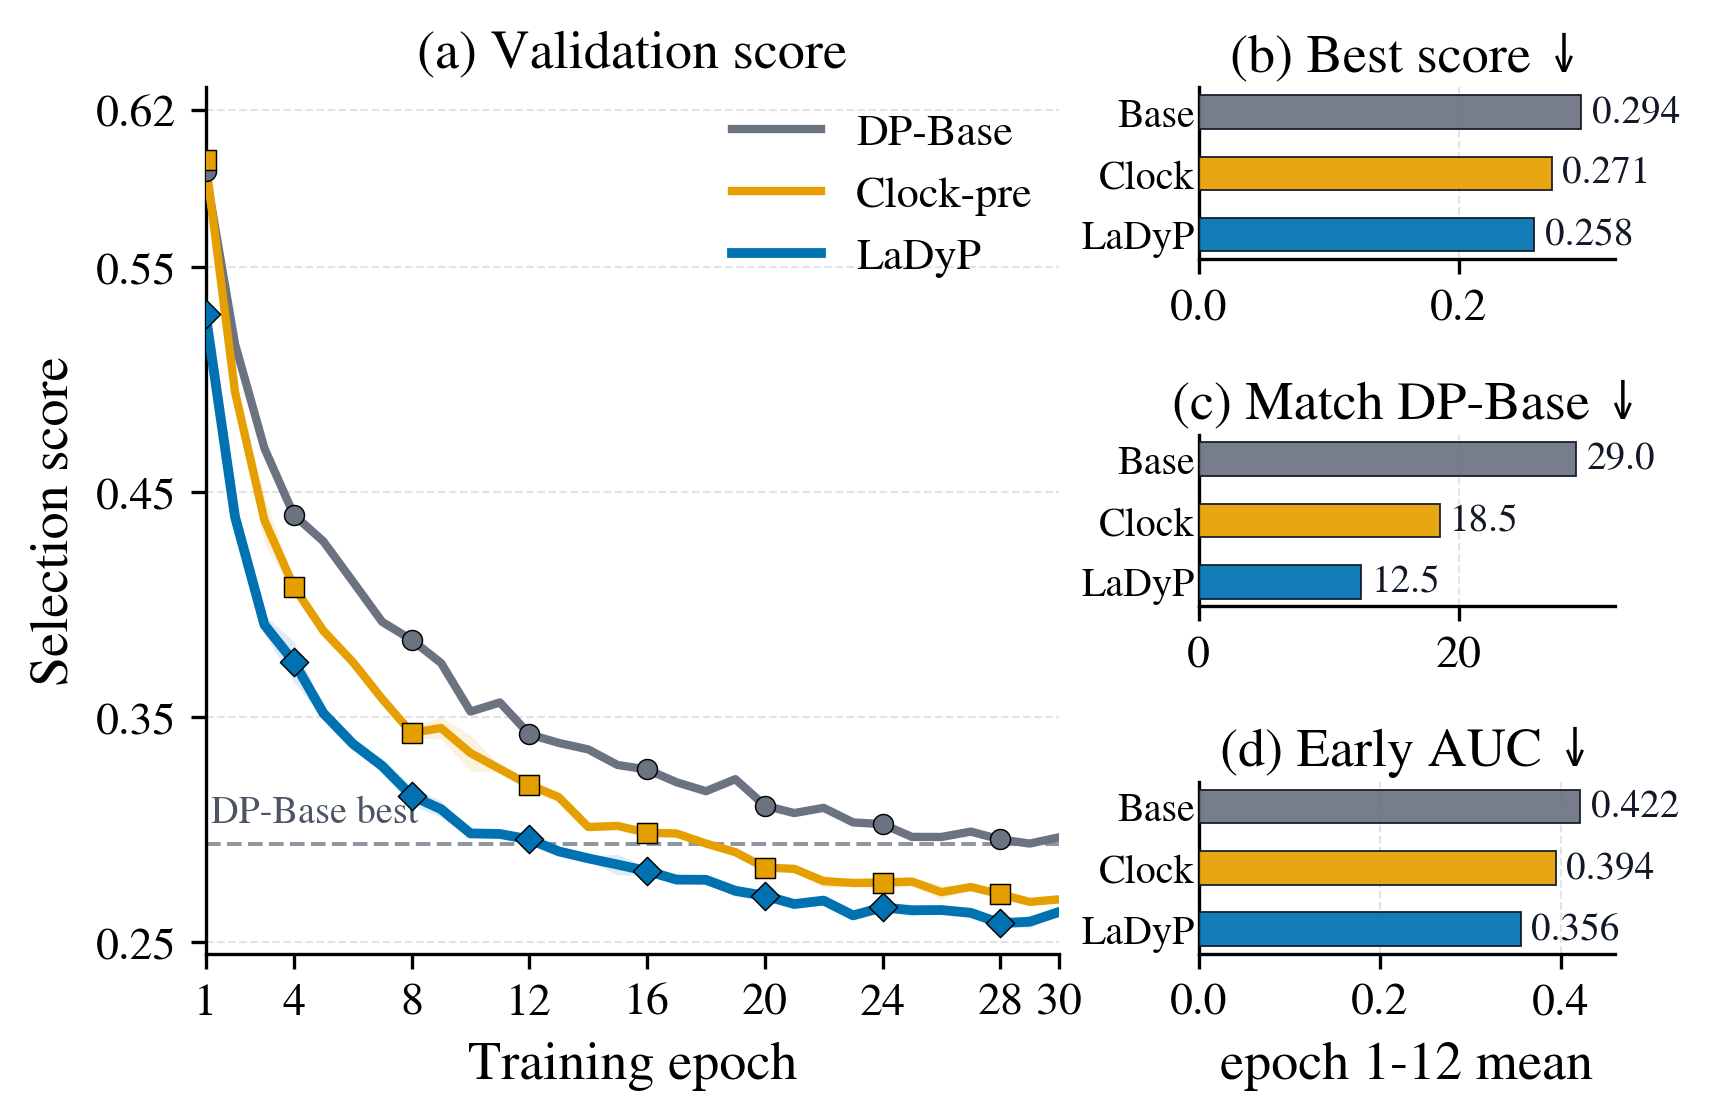

Generate this figure with Python:
from pathlib import Path
import json

import matplotlib.pyplot as plt
import numpy as np

from plot_style import apply_paper_style


OUT_DIR = Path(__file__).resolve().parent
OUT_NAME = "training_convergence"
DATA_PATH = OUT_DIR / f"{OUT_NAME}_data.json"

METHODS = ["DP-Base", "Clock-pre", "LaDyP"]
SHORT_METHOD_LABELS = {
    "DP-Base": "Base",
    "Clock-pre": "Clock",
    "LaDyP": "LaDyP",
}
COLORS = {
    "DP-Base": "#6B7280",
    "Clock-pre": "#E69F00",
    "LaDyP": "#0072B2",
}
MARKERS = {
    "DP-Base": "o",
    "Clock-pre": "s",
    "LaDyP": "D",
}

PANEL_TITLE_SIZE = 13.0
AXIS_LABEL_SIZE_LOCAL = 13.0
TICK_LABEL_SIZE_LOCAL = 11.0
RIGHT_TICK_LABEL_SIZE = 9.6
LEGEND_SIZE_LOCAL = 10.6
ANNOTATION_SIZE_LOCAL = 9.4
NOTE_SIZE_LOCAL = 9.2


def set_style():
    apply_paper_style(
        {
            "font.size": 11.0,
            "axes.labelsize": AXIS_LABEL_SIZE_LOCAL,
            "axes.titlesize": PANEL_TITLE_SIZE,
            "legend.fontsize": LEGEND_SIZE_LOCAL,
            "xtick.labelsize": TICK_LABEL_SIZE_LOCAL,
            "ytick.labelsize": TICK_LABEL_SIZE_LOCAL,
        }
    )


def load_data():
    with DATA_PATH.open("r") as f:
        return json.load(f)


def draw_curve(ax, data):
    epochs = np.asarray(data["epochs"], dtype=float)
    base_best = float(data["base_best_selection_score"])

    for method in METHODS:
        summary = data["summary"][method]
        mean = np.asarray(summary["curve_mean"], dtype=float)
        low = np.asarray(summary["curve_min"], dtype=float)
        high = np.asarray(summary["curve_max"], dtype=float)
        color = COLORS[method]

        if summary["num_runs"] > 1:
            ax.fill_between(epochs, low, high, color=color, alpha=0.13, linewidth=0)
        ax.plot(
            epochs,
            mean,
            color=color,
            linewidth=2.35 if method == "LaDyP" else 2.0,
            label=method,
            zorder=4 if method == "LaDyP" else 3,
        )
        mark_epochs = [1, 4, 8, 12, 16, 20, 24, 28]
        mark_x, mark_y = [], []
        for ep in mark_epochs:
            idx = int(ep - 1)
            if idx < len(mean) and np.isfinite(mean[idx]):
                mark_x.append(ep)
                mark_y.append(mean[idx])
        ax.scatter(
            mark_x,
            mark_y,
            color=color,
            marker=MARKERS[method],
            s=23,
            edgecolor="black",
            linewidth=0.35,
            zorder=5,
        )

    ax.axhline(
        base_best,
        color=COLORS["DP-Base"],
        linewidth=0.95,
        linestyle="--",
        alpha=0.75,
        zorder=1,
    )
    ax.text(
        1.2,
        base_best + 0.006,
        "DP-Base best",
        color="#4B5563",
        fontsize=NOTE_SIZE_LOCAL,
        va="bottom",
    )

    ax.set_title("(a) Validation score", fontsize=PANEL_TITLE_SIZE, fontweight="normal", pad=5)
    ax.set_xlabel("Training epoch", fontsize=AXIS_LABEL_SIZE_LOCAL)
    ax.set_ylabel("Selection score", fontsize=AXIS_LABEL_SIZE_LOCAL)
    ax.set_xlim(1, 30)
    ax.set_ylim(0.245, 0.63)
    ax.set_xticks([1, 4, 8, 12, 16, 20, 24, 28, 30])
    ax.set_yticks([0.25, 0.35, 0.45, 0.55, 0.62])
    ax.grid(axis="y", linestyle="--", linewidth=0.5, alpha=0.35)
    ax.tick_params(axis="both", labelsize=TICK_LABEL_SIZE_LOCAL)
    ax.legend(frameon=False, loc="upper right", borderaxespad=0.2, fontsize=LEGEND_SIZE_LOCAL)


def value_with_runs(summary, key):
    values = summary.get(key + "_runs", [])
    mean = summary[key + "_mean"]
    return mean, values


def draw_summary_bars(ax, data, title, key, xlim, fmt, xlabel=None):
    y = np.arange(len(METHODS))
    vals = [float(data["summary"][method][key]) for method in METHODS]
    for yi, method, val in zip(y, METHODS, vals, strict=False):
        ax.barh(
            yi,
            val,
            color=COLORS[method],
            edgecolor="#111827",
            linewidth=0.45,
            height=0.55,
            alpha=0.92,
            zorder=3,
        )
        ax.text(
            val + (xlim[1] - xlim[0]) * 0.025,
            yi,
            fmt.format(val),
            va="center",
            ha="left",
            fontsize=ANNOTATION_SIZE_LOCAL,
            color="#111827",
        )
    ax.set_title(title, fontsize=PANEL_TITLE_SIZE, fontweight="normal", pad=4)
    ax.set_yticks(y)
    ax.set_yticklabels([SHORT_METHOD_LABELS[m] for m in METHODS])
    ax.invert_yaxis()
    ax.set_xlim(*xlim)
    ax.grid(axis="x", linestyle="--", linewidth=0.5, alpha=0.35, zorder=0)
    ax.tick_params(axis="y", length=0, labelsize=RIGHT_TICK_LABEL_SIZE, pad=1)
    ax.tick_params(axis="x", labelsize=TICK_LABEL_SIZE_LOCAL)
    if xlabel:
        ax.set_xlabel(xlabel, fontsize=AXIS_LABEL_SIZE_LOCAL)


def main():
    set_style()
    data = load_data()

    fig = plt.figure(figsize=(5.25, 3.75))
    gs = fig.add_gridspec(
        3,
        2,
        width_ratios=[2.05, 1.0],
        height_ratios=[1, 1, 1],
        wspace=0.22,
        hspace=1.02,
    )
    ax_curve = fig.add_subplot(gs[:, 0])
    ax_best = fig.add_subplot(gs[0, 1])
    ax_speed = fig.add_subplot(gs[1, 1])
    ax_early = fig.add_subplot(gs[2, 1])

    draw_curve(ax_curve, data)
    draw_summary_bars(
        ax_best,
        data,
        "(b) Best score ↓",
        "best_score_mean",
        (0.0, 0.32),
        "{:.3f}",
    )
    draw_summary_bars(
        ax_speed,
        data,
        "(c) Match DP-Base ↓",
        "reach_base_best_epoch_mean",
        (0, 32),
        "{:.1f}",
    )
    draw_summary_bars(
        ax_early,
        data,
        "(d) Early AUC ↓",
        "auc12_mean",
        (0.0, 0.46),
        "{:.3f}",
        "epoch 1-12 mean",
    )

    fig.subplots_adjust(left=0.095, right=0.99, top=0.91, bottom=0.14)

    OUT_DIR.mkdir(parents=True, exist_ok=True)
    for ext in ("pdf", "png"):
        out = OUT_DIR / f"{OUT_NAME}.{ext}"
        fig.savefig(out, dpi=300, bbox_inches="tight")
        print(out)


if __name__ == "__main__":
    main()
